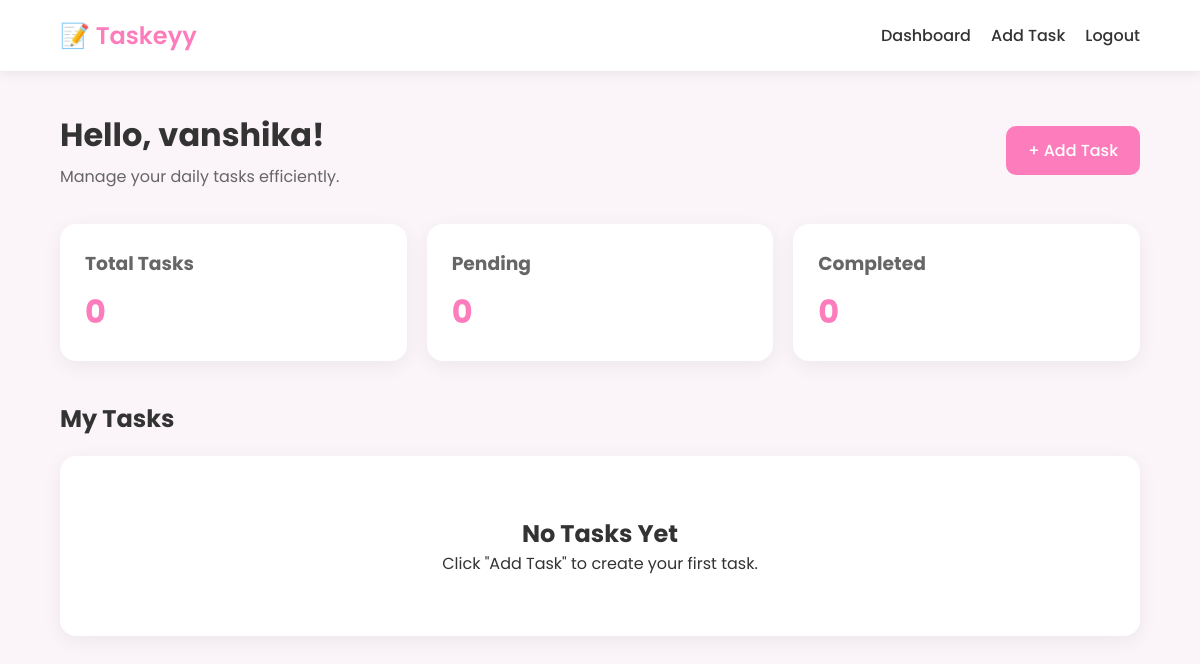
Page /dashboard (signed in) on the earlier database version.
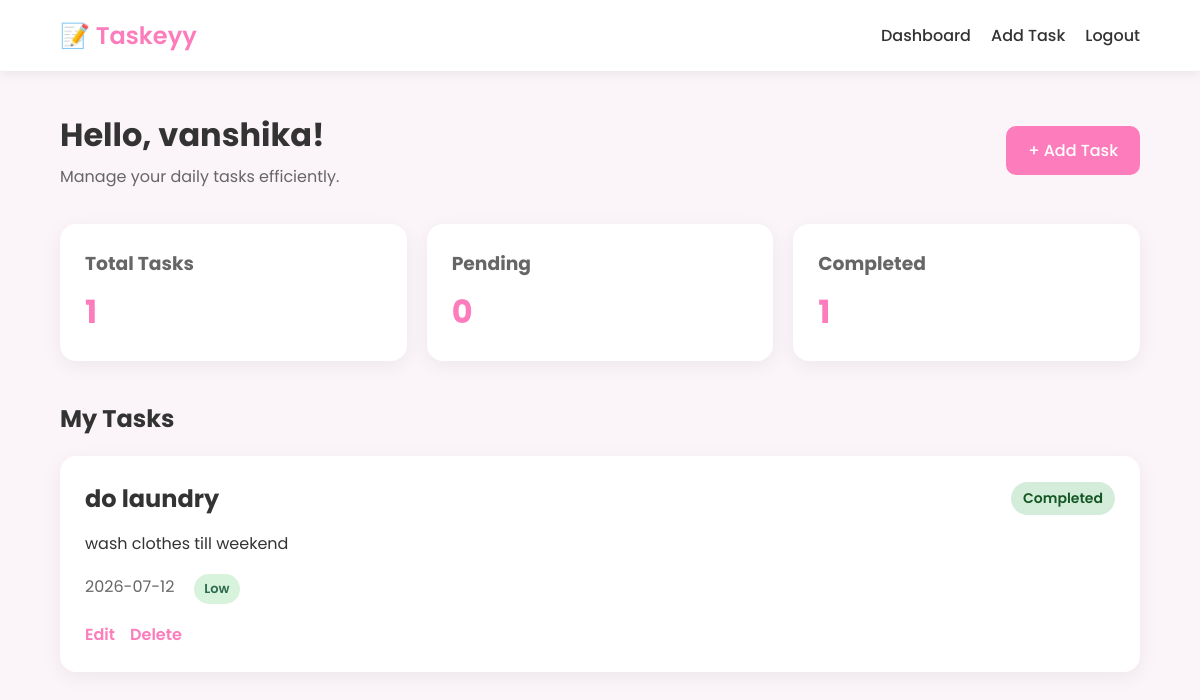
Same page on the later database version.
### models.py (models this page shows)
class Task(db.Model):
    id = db.Column(db.Integer, primary_key=True)
    title = db.Column(db.String(200), nullable=False)
    description = db.Column(db.Text)
    due_date = db.Column(db.String(50))
    priority = db.Column(db.String(20))
    status = db.Column(db.String(20), default="Pending")
    user_id = db.Column(db.Integer, db.ForeignKey('user.id'))

### app.py (the view)
@app.route("/dashboard")
def dashboard():
    if "user_id" not in session:
        return redirect("/login")
    tasks = Task.query.filter_by(user_id=session["user_id"]).all()
    total_tasks = len(tasks)
    completed_tasks = len([task for task in tasks if task.status == "Completed"])
    pending_tasks = total_tasks - completed_tasks
    return render_template(
        "dashboard.html",
        username=session["username"],
        tasks=tasks,
        total_tasks=total_tasks,
        completed_tasks=completed_tasks,
        pending_tasks=pending_tasks
    )

### templates/dashboard.html (shortened to what this page needs)
{% extends "base.html" %}
{% block content %}
<div class="dashboard-header">
    <div>
        <h1>Hello, {{ username }}!</h1>
        <p>Manage your daily tasks efficiently.</p>
    </div>
    <a href="{{ url_for('add_task') }}" class="add-btn">
        + Add Task
    </a>
</div>
<div class="stats">
    <div class="card">
        <h3>Total Tasks</h3>
        <h1>{{ total_tasks }}</h1>
    </div>
    <div class="card">
        <h3>Pending</h3>
        <h1>{{ pending_tasks }}</h1>
    </div>
    <div class="card">
        <h3>Completed</h3>
        <h1>{{ completed_tasks }}</h1>
    </div>
</div>
<h2 class="section-title">My Tasks</h2>
{% if tasks %}
    {% for task in tasks %}
    <div class="task-card">
        <div class="task-top">
            <h2>{{ task.title }}</h2>
            <span class="status {{ task.status|lower }}">
                {{ task.status }}
            </span>
        </div>
        <p>{{ task.description }}</p>
        <div class="task-info">
            <span> {{ task.due_date }}</span>
            <span class="priority {{ task.priority|lower }}">
                {{ task.priority }}
            </span>
        </div>
        <div class="task-buttons">
            <a href="{{ url_for('edit_task', id=task.id) }}">Edit</a>
            <a href="{{ url_for('delete_task', id=task.id) }}"
               onclick="return confirm('Delete this task?')">
               Delete
            </a>
        </div>
    </div>
    {% endfor %}
{% else %}
<div class="empty-state">
    <h2>No Tasks Yet</h2>
    <p>Click "Add Task" to create your first task.</p>
</div>
{% endif %}
{% endblock %}

### templates/base.html (shortened to what this page needs)
<!DOCTYPE html>
<html lang="en">
<head>
    <link rel="stylesheet" href="{{ url_for('static', filename='css/style.css') }}">
</head>
<body>
    <nav>
        <div class="logo">
            📝 <span>Taskeyy</span>
        </div>
        {% if session.get('user_id') %}
        <div class="nav-links">
            <a href="{{ url_for('dashboard') }}">Dashboard</a>
            <a href="{{ url_for('add_task') }}">Add Task</a>
            <a href="{{ url_for('logout') }}">Logout</a>
        </div>
        {% endif %}
    </nav>
    <main class="container">
        {% block content %}
        {% endblock %}
    </main>
</body>
</html>

### static/css/style.css (style rules this page uses)
* { margin:0; padding:0; box-sizing:border-box; font-family:'Poppins',sans-serif; }
body { background:#fbf4f8; color:#333; }
nav { width:100%; background:#ffffff; padding:18px 60px; display:flex; justify-content:space-between; align-items:center; box-shadow:0 2px 12px rgba(0,0,0,0.08); }
.logo { font-size:24px; font-weight:600; }
.logo span { color:#fc7cbc;; }
.nav-links { display:flex; gap:20px; }
.nav-links a { text-decoration:none; color:#333; font-weight:500; transition:.3s; }
.container { width:90%; max-width:1200px; margin:40px auto; }
.dashboard-header { display:flex; justify-content:space-between; align-items:center; margin-bottom:35px; }
.dashboard-header p { color:#666; margin-top:5px; }
.add-btn { background:#fc7cbc;; color:white; text-decoration:none; padding:12px 22px; border-radius:10px; font-weight:500; transition:.3s; }
.stats { display:grid; grid-template-columns:repeat(3,1fr); gap:20px; margin-bottom:40px; }
.card { background:white; padding:25px; border-radius:16px; box-shadow:0 5px 20px rgba(0,0,0,.06); }
.card h3 { color:#666; margin-bottom:10px; }
.card h1 { color:#fc7cbc;; }
.section-title { margin-bottom:20px; }
.task-card { background:white; padding:25px; border-radius:16px; margin-bottom:20px; box-shadow:0 5px 20px rgba(0,0,0,.06); }
.task-top { display:flex; justify-content:space-between; align-items:center; margin-bottom:15px; }
.task-info { display:flex; gap:20px; margin:18px 0; color:#666; }
.task-buttons { display:flex; gap:15px; }
.task-buttons a { text-decoration:none; color:#fc7cbc;; font-weight:600; }
.status { padding:6px 12px; border-radius:20px; font-size:14px; font-weight:600; }
.completed { background:#d4edda; color:#155724; }
.priority { padding:5px 10px; border-radius:20px; font-size:13px; font-weight:600; }
.low { background:#d8f3dc; color:#2d6a4f; }

Differences in the rows shown:
added Task: title "do laundry", status "Completed", description "wash clothes till weekend", due_date "2026-07-12", priority "Low"
Other differences:
{{ total_tasks }}: "0" → "1"
{{ completed_tasks }}: "0" → "1"
text no longer shown: "No Tasks Yet Click \"Add Task\" to create your first task."
